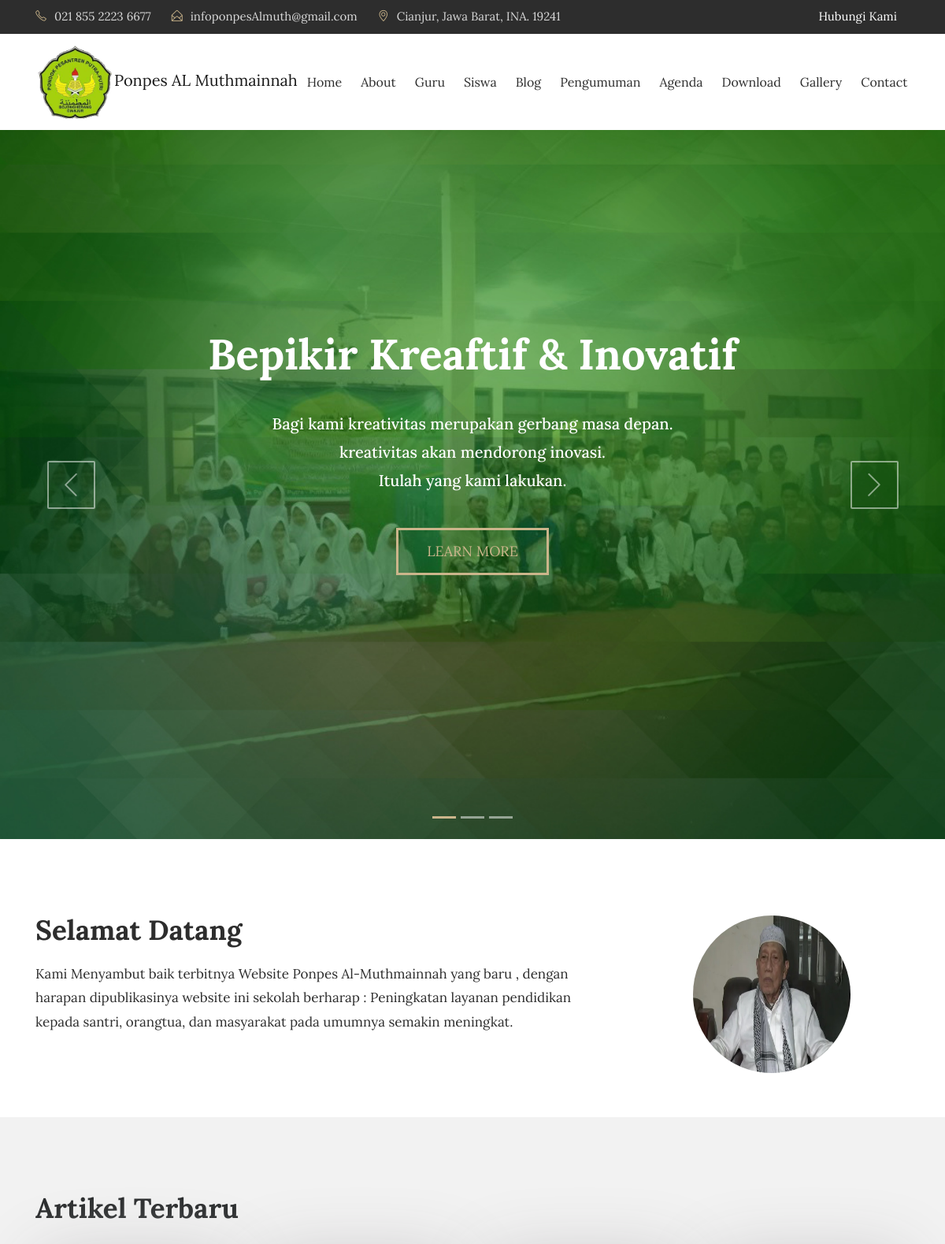
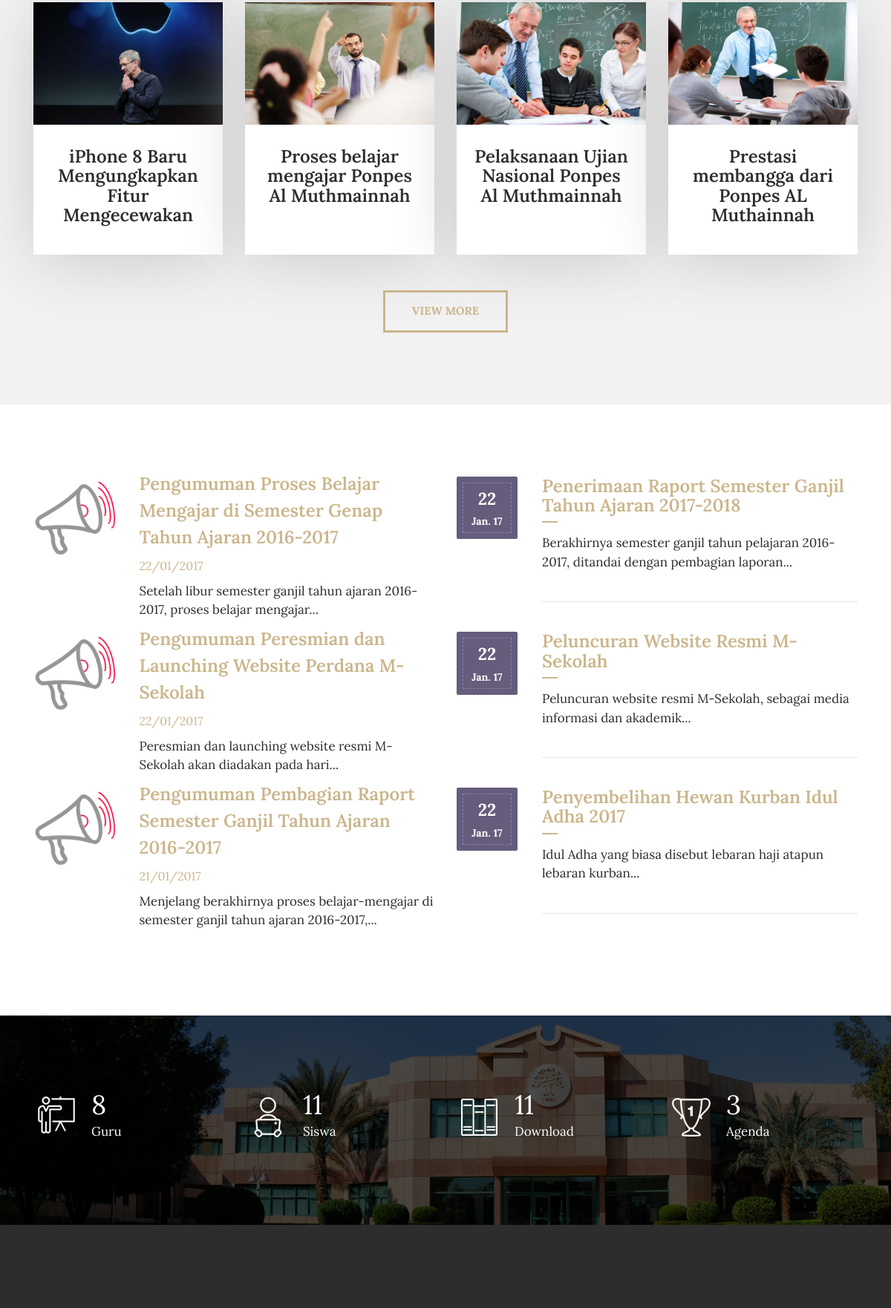
The page / (upper part) on the database its author committed (2 pictures, top to bottom).
### tables this page shows
CREATE TABLE `tbl_tulisan` (
  `tulisan_id` int(11) NOT NULL,
  `tulisan_judul` varchar(100) DEFAULT NULL,
  `tulisan_isi` text DEFAULT NULL,
  `tulisan_tanggal` timestamp NULL DEFAULT current_timestamp(),
  `tulisan_kategori_id` int(11) DEFAULT NULL,
  `tulisan_kategori_nama` varchar(30) DEFAULT NULL,
  `tulisan_views` int(11) DEFAULT 0,
  `tulisan_gambar` varchar(40) DEFAULT NULL,
  `tulisan_pengguna_id` int(11) DEFAULT NULL,
  `tulisan_author` varchar(40) DEFAULT NULL,
  `tulisan_img_slider` int(2) NOT NULL DEFAULT 0,
  `tulisan_slug` varchar(200) DEFAULT NULL
);

CREATE TABLE `tbl_pengumuman` (
  `pengumuman_id` int(11) NOT NULL,
  `pengumuman_judul` varchar(150) DEFAULT NULL,
  `pengumuman_deskripsi` text DEFAULT NULL,
  `pengumuman_tanggal` timestamp NULL DEFAULT current_timestamp(),
  `pengumuman_author` varchar(60) DEFAULT NULL
);

CREATE TABLE `tbl_agenda` (
  `agenda_id` int(11) NOT NULL,
  `agenda_nama` varchar(200) DEFAULT NULL,
  `agenda_tanggal` timestamp NULL DEFAULT current_timestamp(),
  `agenda_deskripsi` text DEFAULT NULL,
  `agenda_mulai` date DEFAULT NULL,
  `agenda_selesai` date DEFAULT NULL,
  `agenda_tempat` varchar(90) DEFAULT NULL,
  `agenda_waktu` varchar(30) DEFAULT NULL,
  `agenda_keterangan` varchar(200) DEFAULT NULL,
  `agenda_author` varchar(60) DEFAULT NULL
);

### application/views/depan/v_home.php (the view, shortened to what the rows shown need)
<!DOCTYPE html>
<html lang="en">
<head>
    <link rel="stylesheet" href="<?php echo base_url() . 'theme/css/bootstrap.min.css'?>">
    <link rel="stylesheet" href="<?php echo base_url() . 'theme/css/font-awesome.min.css'?>">
    <link rel="stylesheet" href="<?php echo base_url() . 'theme/css/simple-line-icons.css'?>">
    <link rel="stylesheet" href="<?php echo base_url() . 'theme/css/slick.css'?>">
    <link rel="stylesheet" href="<?php echo base_url() . 'theme/css/slick-theme.css'?>">
    <link rel="stylesheet" href="<?php echo base_url() . 'theme/css/owl.carousel.min.css'?>">
    <link href="<?php echo base_url() . 'theme/css/style.css'?>" rel="stylesheet">
    <?php
function limit_words($string, $word_limit)
{
    $words = explode(" ", $string);
    return implode(" ", array_splice($words, 0, $word_limit));
}
?>
</head>
<body>
    <section>
        <div class="slider_img layout_two">
            <div id="carousel" class="carousel slide" data-ride="carousel">
                <div class="carousel-inner" role="listbox">
                    <div class="carousel-item active">
                        <div class="carousel-caption d-md-block">
                            <div class="slider_title">
                                <h1>Bepikir Kreaftif &amp; Inovatif</h1>
                            </div>
                        </div>
                    </div>
                </div>
            </div>
        </div>
    </section>
    <section class="clearfix about about-style2">
        <div class="container">
            <div class="row">
                <div class="col-md-8">
                    <h2>Selamat Datang</h2>
                </div>
            </div>
        </div>
    </section>
    <section class="our_courses">
        <div class="container">
            <div class="row">
                <div class="col-md-12">
                    <h2>Artikel Terbaru</h2>
                </div>
            </div>
            <div class="row">
                <?php foreach ($berita->result() as $row): ?>
                <div class="col-xs-12 col-sm-6 col-md-6 col-lg-3">
                    <div class="courses_box mb-4">
                        <div class="course-img-wrap">
                            <img src="<?php echo base_url() . 'assets/images/' . $row->tulisan_gambar; ?>"
                                class="img-fluid" alt="courses-img">
                        </div>
                        <a href="<?php echo site_url('artikel/' . $row->tulisan_slug); ?>" class="course-box-content">
                            <h3 style="text-align:center;">
                                <?php echo $row->tulisan_judul; ?>
                            </h3>
                        </a>
                    </div>
                </div>
                <?php
endforeach; ?>
            </div> <br>
        </div>
    </section>
    <section class="event">
        <div class="container">
            <div class="row">
                <div class="col-lg-6">
                    <div class="event-img2">
                        <?php foreach ($pengumuman->result() as $row): ?>
                        <div class="row">
                            <div class="col-sm-3"> <img
                                    src="<?php echo base_url() . 'theme/images/announcement-icon.png'?>"
                                    class="img-fluid" alt="event-img"></div>
                            <div class="col-sm-9">
                                <h3><a href="<?php echo site_url('pengumuman'); ?>">
                                        <?php echo $row->pengumuman_judul; ?>
                                    </a></h3>
                                <span>
                                    <?php echo $row->tanggal; ?>
                                </span>
                                <p>
                                    <?php echo limit_words($row->pengumuman_deskripsi, 10) . '...'; ?>
                                </p>
                            </div>
                        </div>
                        <?php
endforeach; ?>
                    </div>
                </div>
                <div class="col-lg-6">
                    <div class="row">
                        <div class="col-md-12">
                            <?php foreach ($agenda->result() as $row): ?>
                            <div class="event_date">
                                <div class="event-date-wrap">
                                    <p>
                                        <?php echo date("d", strtotime($row->agenda_tanggal)); ?>
                                    </p>
                                    <span>
                                        <?php echo date("M. y", strtotime($row->agenda_tanggal)); ?>
                                    </span>
                                </div>
                            </div>
                            <div class="date-description">
                                <h3><a href="<?php echo site_url('agenda'); ?>">
                                        <?php echo $row->agenda_nama; ?>
                                    </a></h3>
                                <p>
                                    <?php echo limit_words($row->agenda_deskripsi, 10) . '...'; ?>
                                </p>
                                <hr class="event_line">
                            </div>
                            <?php
endforeach; ?>
                        </div>
                    </div>
                </div>
            </div>
        </div>
    </section>
</body>
</html>

### rows shown on the page
tbl_tulisan: tulisan_gambar (picture), tulisan_judul "iPhone 8 Baru Mengungkapkan Fitur Mengecewakan"
tbl_tulisan: tulisan_gambar (picture), tulisan_judul "Proses belajar mengajar Ponpes Al Muthmainnah"
tbl_tulisan: tulisan_gambar (picture), tulisan_judul "Pelaksanaan Ujian Nasional Ponpes Al Muthmainnah"
tbl_tulisan: tulisan_gambar (picture), tulisan_judul "Prestasi membangga dari Ponpes AL Muthainnah"
tbl_pengumuman: pengumuman_judul "Pengumuman Proses Belajar Mengajar di Semester Genap Tahun Ajaran 2016-2017", tanggal "22/01/2017", pengumuman_deskripsi "Setelah libur semester ganjil tahun ajaran 2016-2017, proses belajar mengajar"
tbl_pengumuman: pengumuman_judul "Pengumuman Peresmian dan Launching Website Perdana M-Sekolah", tanggal "22/01/2017", pengumuman_deskripsi "Peresmian dan launching website resmi M-Sekolah akan diadakan pada hari"
tbl_pengumuman: pengumuman_judul "Pengumuman Pembagian Raport Semester Ganjil Tahun Ajaran 2016-2017", tanggal "21/01/2017", pengumuman_deskripsi "Menjelang berakhirnya proses belajar-mengajar di semester ganjil tahun ajaran 2016-2017,"
tbl_agenda: agenda_tanggal "22", agenda_tanggal "Jan. 17", agenda_nama "Penerimaan Raport Semester Ganjil Tahun Ajaran 2017-2018", agenda_deskripsi "Berakhirnya semester ganjil tahun pelajaran 2016-2017, ditandai dengan pembagian laporan"
tbl_agenda: agenda_tanggal "22", agenda_tanggal "Jan. 17", agenda_nama "Peluncuran Website Resmi M-Sekolah", agenda_deskripsi "Peluncuran website resmi M-Sekolah, sebagai media informasi dan akademik"
tbl_agenda: agenda_tanggal "22", agenda_tanggal "Jan. 17", agenda_nama "Penyembelihan Hewan Kurban Idul Adha 2017", agenda_deskripsi "Idul Adha yang biasa disebut lebaran haji atapun lebaran kurban"

### other values the page prints
$tot_guru "8"
$tot_siswa "11"
$tot_files "11"
$tot_agenda "3"
